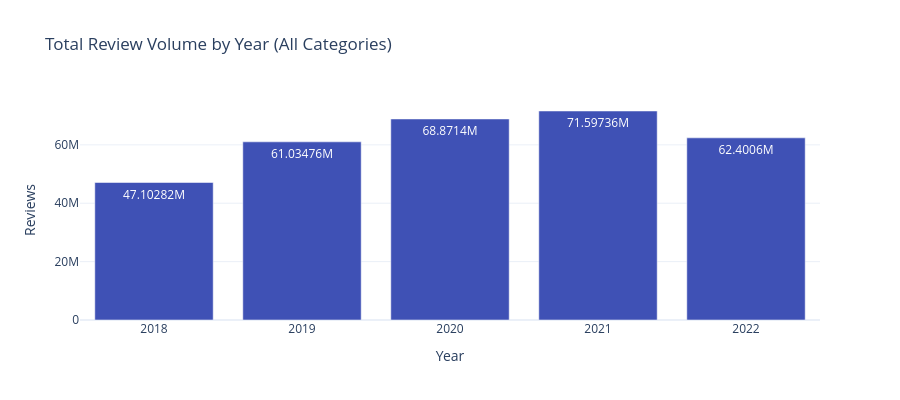

The notebook cell this image was saved under:
### Markdown cell above
### 5.1 — Overall Review Volume Trend

Is Amazon review activity growing or plateauing?

### Code cell
yearly_total = df_t.groupby(YEAR_COL)[REVIEW_VOL_COL].sum().reset_index()

fig = px.bar(
    yearly_total,
    x=YEAR_COL,
    y=REVIEW_VOL_COL,
    title='Total Review Volume by Year (All Categories)',
    labels={REVIEW_VOL_COL: 'Reviews', YEAR_COL: 'Year'},
    template=TEMPLATE,
    color_discrete_sequence=['#3F51B5'],
    text_auto=True
)
fig.update_layout(height=400)
save_chart(fig, '07_review_volume_trend')
fig.show()

### Figure 1 — Plotly figure (JSON) as saved in the notebook; plotly's stock layout.template omitted (floating-point values rounded to 4 significant figures)
{"data": [{"hovertemplate": "Year=%{x}<br>Reviews=%{y}<extra></extra>", "legendgroup": "", "marker": {"color": "#3F51B5", "pattern": {"shape": ""}}, "name": "", "orientation": "v", "showlegend": false, "textposition": "auto", "texttemplate": "%{y}", "type": "bar", "x": [2018, 2019, 2020, 2021, 2022], "xaxis": "x", "y": [47102823, 61034759, 68871400, 71597355, 62400597], "yaxis": "y"}], "layout": {"barmode": "relative", "height": 400, "legend": {"tracegroupgap": 0}, "title": {"text": "Total Review Volume by Year (All Categories)"}, "xaxis": {"anchor": "y", "domain": [0, 1], "title": {"text": "Year"}}, "yaxis": {"anchor": "x", "domain": [0, 1], "title": {"text": "Reviews"}}}}
